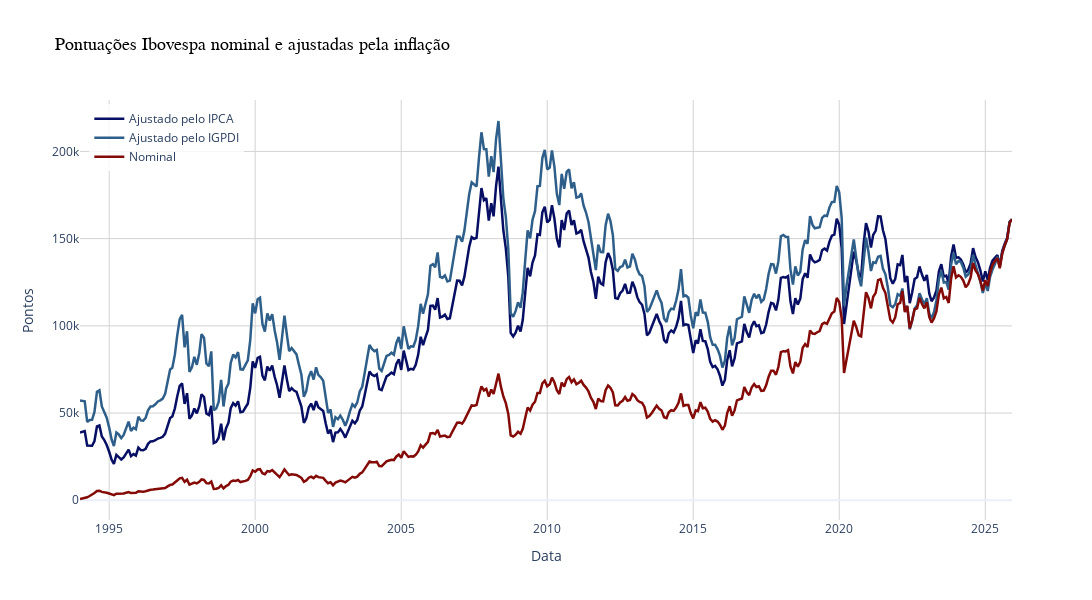

Notebook cell for this chart:
### Code cell
import plotly.graph_objects as go

fig = go.Figure()

# Adicionar as três linhas
fig.add_trace(go.Scatter(
    x=df.index,y=df['BVSP_real_IPCA'], mode='lines', name='Ajustado pelo IPCA', line=dict(color="#060F63", width=2.5)
))

fig.add_trace(go.Scatter(
    x=df.index, y=df['BVSP_real_IGPDI'], mode='lines',name='Ajustado pelo IGPDI',line=dict(color='#2E5F8A', width=2.5)
))

fig.add_trace(go.Scatter(
    x=df.index, y=df['BVSP'], mode='lines',name='Nominal',   line=dict(color="#830A06", width=2.5)
))

# Configurar layout
fig.update_layout(
    title='Pontuações Ibovespa nominal e ajustadas pela inflação', title_font=dict(size=18, family='Arial', color='black'),
    xaxis_title='Data', yaxis_title='Pontos',
    font=dict(size=12),
    # hovermode='x unified',
    template='plotly_white',
    width=1200,
    height=600,
    legend=dict(
        yanchor="top",
        y=0.99,
        xanchor="left",
        x=0.01,
        bgcolor="rgba(255, 255, 255, 0.8)"
    )
)

# Configurar grid
fig.update_xaxes(showgrid=True, gridwidth=1, gridcolor='lightgray')
fig.update_yaxes(showgrid=True, gridwidth=1, gridcolor='lightgray')

fig.show()

### Figure 1 — Plotly figure (JSON) as saved in the notebook; plotly's stock layout.template omitted (floating-point values rounded to 4 significant figures; data arrays with more than 128 entries replaced by an {"elided": "..."} marker saying what was removed)
{"data": [{"line": {"color": "#060F63", "width": 2.5}, "mode": "lines", "name": "Ajustado pelo IPCA", "type": "scatter", "x": {"elided": "384 str values"}, "y": {"elided": "384 float values"}}, {"line": {"color": "#2E5F8A", "width": 2.5}, "mode": "lines", "name": "Ajustado pelo IGPDI", "type": "scatter", "x": {"elided": "384 str values"}, "y": {"elided": "384 float values"}}, {"line": {"color": "#830A06", "width": 2.5}, "mode": "lines", "name": "Nominal", "type": "scatter", "x": {"elided": "384 str values"}, "y": {"elided": "384 float values"}}], "layout": {"font": {"size": 12}, "height": 600, "legend": {"bgcolor": "rgba(255, 255, 255, 0.8)", "x": 0.01, "xanchor": "left", "y": 0.99, "yanchor": "top"}, "title": {"font": {"color": "black", "family": "Arial", "size": 18}, "text": "Pontuações Ibovespa nominal e ajustadas pela inflação"}, "width": 1200, "xaxis": {"gridcolor": "lightgray", "gridwidth": 1, "showgrid": true, "title": {"text": "Data"}}, "yaxis": {"gridcolor": "lightgray", "gridwidth": 1, "showgrid": true, "title": {"text": "Pontos"}}}}
